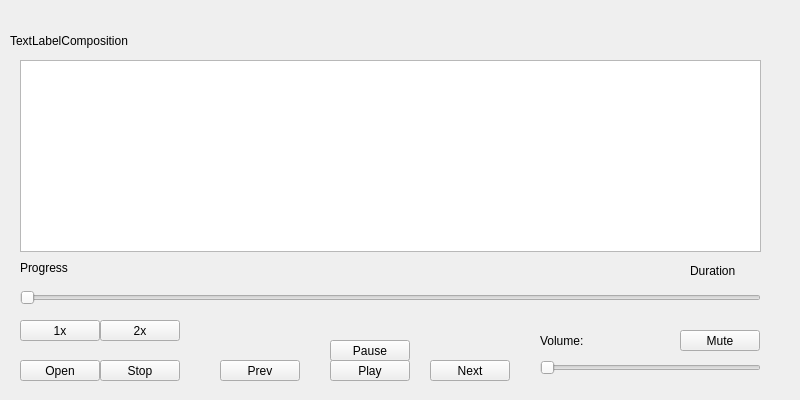
<?xml version="1.0" encoding="UTF-8"?>
<ui version="4.0">
 <class>Widget</class>
 <widget class="QWidget" name="Widget">
  <property name="geometry">
   <rect>
    <x>0</x>
    <y>0</y>
    <width>800</width>
    <height>400</height>
   </rect>
  </property>
  <property name="windowTitle">
   <string>Winamp</string>
  </property>
  <property name="windowIcon">
   <iconset resource="Icons.qrc">
    <normaloff>:/ico/Ico/valorant_logo_play_riot_games_icon_228477.ico</normaloff>:/ico/Ico/valorant_logo_play_riot_games_icon_228477.ico</iconset>
  </property>
  <widget class="QPushButton" name="pushButtonPlay">
   <property name="geometry">
    <rect>
     <x>330</x>
     <y>360</y>
     <width>80</width>
     <height>21</height>
    </rect>
   </property>
   <property name="text">
    <string>Play</string>
   </property>
  </widget>
  <widget class="QPushButton" name="pushButtonPause">
   <property name="geometry">
    <rect>
     <x>330</x>
     <y>340</y>
     <width>80</width>
     <height>21</height>
    </rect>
   </property>
   <property name="text">
    <string>Pause</string>
   </property>
  </widget>
  <widget class="QPushButton" name="pushButtonStop">
   <property name="geometry">
    <rect>
     <x>100</x>
     <y>360</y>
     <width>80</width>
     <height>21</height>
    </rect>
   </property>
   <property name="text">
    <string>Stop</string>
   </property>
  </widget>
  <widget class="QLabel" name="labelComposition">
   <property name="geometry">
    <rect>
     <x>10</x>
     <y>10</y>
     <width>801</width>
     <height>61</height>
    </rect>
   </property>
   <property name="text">
    <string>TextLabelComposition</string>
   </property>
  </widget>
  <widget class="QPushButton" name="pushButtonOpen">
   <property name="geometry">
    <rect>
     <x>20</x>
     <y>360</y>
     <width>80</width>
     <height>21</height>
    </rect>
   </property>
   <property name="text">
    <string>Open</string>
   </property>
  </widget>
  <widget class="QPushButton" name="pushButtonPrev">
   <property name="geometry">
    <rect>
     <x>220</x>
     <y>360</y>
     <width>80</width>
     <height>21</height>
    </rect>
   </property>
   <property name="text">
    <string>Prev</string>
   </property>
  </widget>
  <widget class="QPushButton" name="pushButtonNext">
   <property name="geometry">
    <rect>
     <x>430</x>
     <y>360</y>
     <width>80</width>
     <height>21</height>
    </rect>
   </property>
   <property name="text">
    <string>Next</string>
   </property>
  </widget>
  <widget class="QLabel" name="labelVolume">
   <property name="geometry">
    <rect>
     <x>540</x>
     <y>320</y>
     <width>221</width>
     <height>41</height>
    </rect>
   </property>
   <property name="text">
    <string>Volume:</string>
   </property>
  </widget>
  <widget class="QSlider" name="horizontalSliderVolume">
   <property name="geometry">
    <rect>
     <x>540</x>
     <y>360</y>
     <width>221</width>
     <height>16</height>
    </rect>
   </property>
   <property name="orientation">
    <enum>Qt::Horizontal</enum>
   </property>
  </widget>
  <widget class="QSlider" name="horizontalSliderProgress">
   <property name="geometry">
    <rect>
     <x>20</x>
     <y>290</y>
     <width>741</width>
     <height>16</height>
    </rect>
   </property>
   <property name="orientation">
    <enum>Qt::Horizontal</enum>
   </property>
  </widget>
  <widget class="QLabel" name="labelProgress">
   <property name="geometry">
    <rect>
     <x>20</x>
     <y>260</y>
     <width>191</width>
     <height>16</height>
    </rect>
   </property>
   <property name="text">
    <string>Progress</string>
   </property>
  </widget>
  <widget class="QLabel" name="labelDuration">
   <property name="geometry">
    <rect>
     <x>690</x>
     <y>260</y>
     <width>101</width>
     <height>21</height>
    </rect>
   </property>
   <property name="text">
    <string>Duration</string>
   </property>
  </widget>
  <widget class="QPushButton" name="pushButtonAudioSpeed2">
   <property name="geometry">
    <rect>
     <x>100</x>
     <y>320</y>
     <width>80</width>
     <height>21</height>
    </rect>
   </property>
   <property name="text">
    <string>2x</string>
   </property>
  </widget>
  <widget class="QPushButton" name="pushButtonAudioSpeed1">
   <property name="geometry">
    <rect>
     <x>20</x>
     <y>320</y>
     <width>80</width>
     <height>21</height>
    </rect>
   </property>
   <property name="text">
    <string>1x</string>
   </property>
  </widget>
  <widget class="QPushButton" name="pushButtonMute">
   <property name="geometry">
    <rect>
     <x>680</x>
     <y>330</y>
     <width>80</width>
     <height>21</height>
    </rect>
   </property>
   <property name="text">
    <string>Mute</string>
   </property>
  </widget>
  <widget class="QTableView" name="tableViewPlaylist">
   <property name="geometry">
    <rect>
     <x>20</x>
     <y>60</y>
     <width>741</width>
     <height>192</height>
    </rect>
   </property>
  </widget>
 </widget>
 <resources>
  <include location="Icons.qrc"/>
 </resources>
 <connections/>
</ui>
